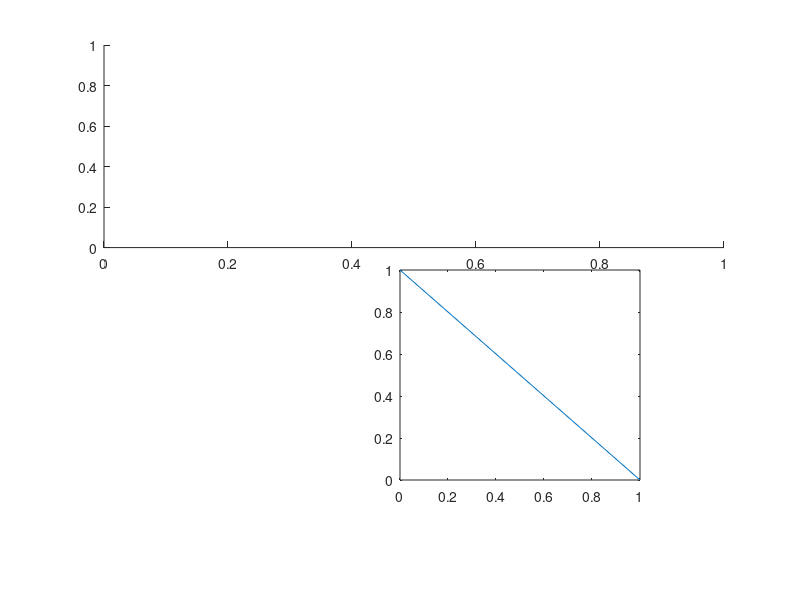

Source code (MATLAB):
f = figure(44);
top = subplot(211);
top_position = get(top, 'Position');

free = axes('Position', [0.55, 0.15, 0.25, 0.3]);
free_position = get(free, 'Position');
plot([0, 1], [1, 0]);
current_free = gca();

set(free, 'Position', [0.5, 0.2, 0.3, 0.35]);
updated_free_position = get(free, 'Position');

selected = axes(top);
current_top = gca();
children = allchild(f);
